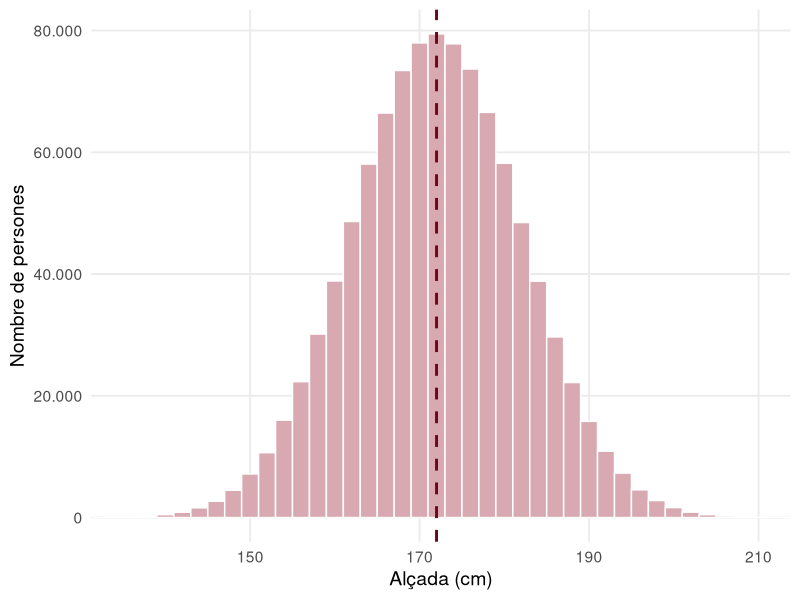
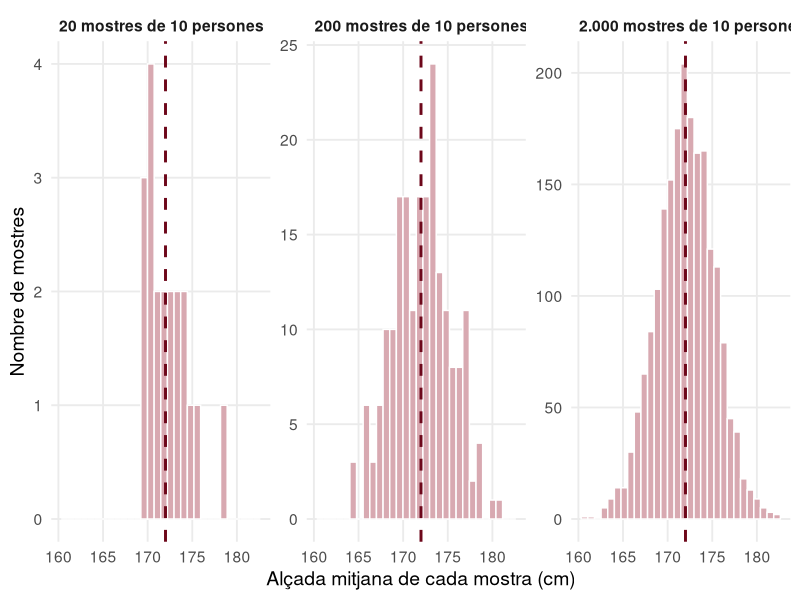
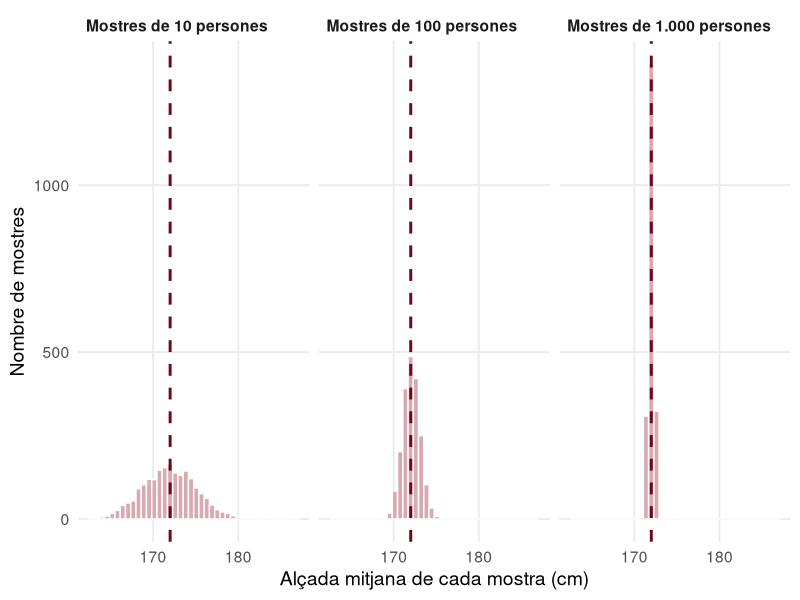

Write the R code that produced these figures, in order.
## ---- chunk 1
#| label: setup
#| include: false
library(tidyverse)

bordeus      <- "#6D071A"
bordeus_clar <- "#D8A9B1"
gris_fosc    <- "#2B2B2B"
theme_set(theme_minimal(base_size = 14) +
            theme(panel.grid.minor = element_blank(),
                  strip.text = element_text(face = "bold", hjust = 0)))

num <- function(x, d = 1) format(round(x, d), nsmall = d, decimal.mark = ",", big.mark = ".")
set.seed(1234)
## ---- chunk 2
#| fig-width: 8
#| fig-height: 3.6
poblacio <- rnorm(1000000, mean = 172, sd = 10)

ggplot(tibble(alcada = poblacio), aes(x = alcada)) +
  geom_histogram(binwidth = 2, fill = bordeus_clar, color = "white") +
  geom_vline(xintercept = 172, linetype = "dashed", color = bordeus, linewidth = 1) +
  scale_y_continuous(labels = scales::label_number(big.mark = ".")) +
  coord_cartesian(xlim = c(135, 210)) +
  labs(x = "Alçada (cm)", y = "Nombre de persones")
## ---- chunk 3
mostres <- tibble(mostra = paste("Mostra", LETTERS[1:5]),
                  mitjana = replicate(5, mean(sample(poblacio, 10))))
mostres |>
  mutate(mitjana = num(mitjana))
## ---- chunk 4
#| fig-width: 10
#| fig-height: 3.6
repeticions <- c(20, 200, 2000)

mitjanes <- map_dfr(repeticions, \(r) {
  tibble(mitjana = replicate(r, mean(sample(poblacio, 10))),
         repeticions = paste(format(r, big.mark = "."), "mostres de 10 persones"))
}) |>
  mutate(repeticions = factor(repeticions, levels = unique(repeticions)))

ggplot(mitjanes, aes(x = mitjana)) +
  geom_histogram(bins = 30, fill = bordeus_clar, color = "white") +
  geom_vline(xintercept = 172, linetype = "dashed", color = bordeus, linewidth = 1) +
  facet_wrap(~ repeticions, scales = "free_y") +
  labs(x = "Alçada mitjana de cada mostra (cm)", y = "Nombre de mostres")
## ---- chunk 5
#| fig-width: 10
#| fig-height: 3.6
mides <- c(10, 100, 1000)

per_mida <- map_dfr(mides, \(n) {
  tibble(mitjana = replicate(2000, mean(sample(poblacio, n))),
         mida = paste("Mostres de", format(n, big.mark = "."), "persones"))
}) |>
  mutate(mida = factor(mida, levels = unique(mida)))

ggplot(per_mida, aes(x = mitjana)) +
  geom_histogram(bins = 40, fill = bordeus_clar, color = "white") +
  geom_vline(xintercept = 172, linetype = "dashed", color = bordeus, linewidth = 1) +
  facet_wrap(~ mida) +
  labs(x = "Alçada mitjana de cada mostra (cm)", y = "Nombre de mostres")
## ---- chunk 6
#| include: false
se <- per_mida |>
  group_by(mida) |>
  summarise(se = sd(mitjana))
